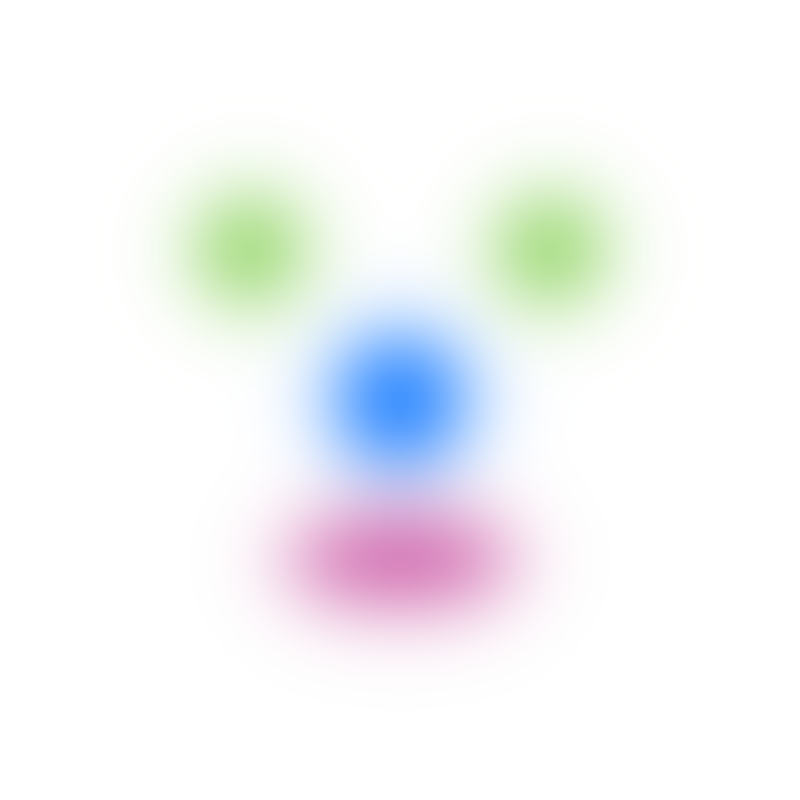
%> input picture demos/face.png, 800 x 800 px
$ octave toy_demo.m   (GNU Octave 9; MATLAB toolbox functions it lacks are replaced by stand-ins)
%> lines starting %> are read from the running program, lines starting %| are printed output that depends on the picture
%> further down, trainingImage is the input picture: size 800x800x3 uint8; mean R, G, B 244.9, 246.4, 247.8
### CCOSFIRE/colorSpaceTransform.m
function [ output ] = colorSpaceTransform( image, params)
% Convert color space from the sRGB to the L*a*b* color space.
%
% VERSION 27/01/2017
%
% If you use this script please cite the following paper:
%   B. Gecer, G. Azzopardi, and N. Petkov, “Color-blob-based
%	COSFIRE filters for Object Recognition” Image and Vision
%	Computing, vol. 57, pp. 165-174, 2017.

if strcmp(params.ColorSpace.name, 'gray')
    output = im2double(rgb2gray(uint8(image)));
end

if strcmp(params.ColorSpace.name, 'Lab')
    C = makecform('srgb2lab');
    output = (applycform(im2double(uint8(image)),C));
%> output: size 800x800x3 double; mean of channels 1, 2, 3 97, -0.1, -0.8

    output(:,:,1) = output(:,:,1) / 100;
%> output: size 800x800x3 double; mean of channels 1, 2, 3 1, -0.1, -0.8
    output(:,:,2) = (output(:,:,2) + 128) ./ 255;
%> output: size 800x800x3 double; mean of channels 1, 2, 3 1, 0.5, -0.8
    output(:,:,3) = (output(:,:,3) + 128) ./ 255;
%> output: size 800x800x3 double; mean of channels 1, 2, 3 0.97, 0.502, 0.499
end

if strcmp(params.ColorSpace.name, 'ycbcr')
    output = rgb2ycbcr(im2double(uint8(image)));
end
if strcmp(params.ColorSpace.name, 'hsv')
    output = rgb2hsv(image);
end
if strcmp(params.ColorSpace.name, 'No')
    output = image;
end

%% Gamma Correction
for alpha=params.ColorSpace.channels
    output(:,:,alpha)= imadjust(output(:,:,alpha),[0; 1],[0; 1],params.ColorSpace.gamma(alpha));
end
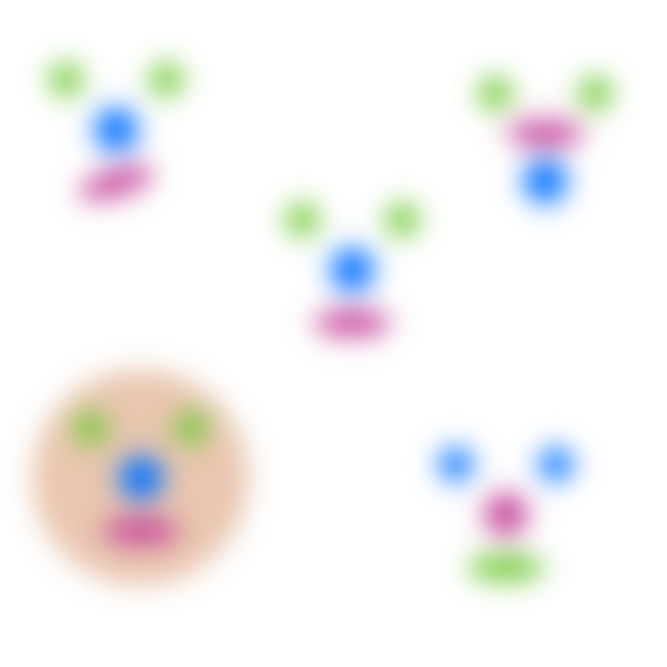
%> input picture demos/face_others.png, 2000 x 2000 px (shown at 1/3 size)
%> further down, testingImage is the input picture: size 2000x2000x3 uint8; mean R, G, B 245.3, 244.1, 243.6
%> in colorSpaceTransform (call 2), `output = (applycform(im2double(uint8(image)),C));`: output: size 2000x2000x3 double; mean of channels 1, 2, 3 96.3, 0.6, 0.4
%> in colorSpaceTransform (call 2), `output(:,:,1) = output(:,:,1) / 100;`: output: size 2000x2000x3 double; mean of channels 1, 2, 3 1, 0.6, 0.4
%> in colorSpaceTransform (call 2), `output(:,:,2) = (output(:,:,2) + 128) ./ 255;`: output: size 2000x2000x3 double; mean of channels 1, 2, 3 1, 0.5, 0.4
%> in colorSpaceTransform (call 2), `output(:,:,3) = (output(:,:,3) + 128) ./ 255;`: output: size 2000x2000x3 double; mean of channels 1, 2, 3 0.963, 0.504, 0.504

end

### CCOSFIRE/configureCCOSFIRE.m
function [ allOperators ] = configureCCOSFIRE(prototypePattern, params, center, LabSpace)
% Configure(learn) filters from a given prototype
%   prototypePattern : input image
%   params : Parameters
%   center : [row, column] Center of the filter
%   allOperators : Consist of Full+Partial operators in a cell array
%
% VERSION 27/01/2017
%
% If you use this script please cite the following paper:
%   B. Gecer, G. Azzopardi, and N. Petkov, “Color-blob-based
%	COSFIRE filters for Object Recognition” Image and Vision
%	Computing, vol. 57, pp. 165-174, 2017.

%% Process input/output arguments
if nargin <2
    params = Parameters;
end
prototypePattern = imresize(prototypePattern,params.resolution);
sz = [size(prototypePattern,1) size(prototypePattern,2)];
%> sz = [80 80]

if nargin <3
    center = round(sz/2);
%> center = [40 40]
end

if nargin <4 % Convert color space from the sRGB to the L*a*b* color space.
    LabSpace = colorSpaceTransform(prototypePattern,params);
%> in colorSpaceTransform (call 3), `output = (applycform(im2double(uint8(image)),C));`: output: size 80x80x3 double; mean of channels 1, 2, 3 97, -0.1, -0.8
%> in colorSpaceTransform (call 3), `output(:,:,1) = output(:,:,1) / 100;`: output: size 80x80x3 double; mean of channels 1, 2, 3 1, -0.1, -0.8
%> in colorSpaceTransform (call 3), `output(:,:,2) = (output(:,:,2) + 128) ./ 255;`: output: size 80x80x3 double; mean of channels 1, 2, 3 1, 0.5, -0.8
%> in colorSpaceTransform (call 3), `output(:,:,3) = (output(:,:,3) + 128) ./ 255;`: output: size 80x80x3 double; mean of channels 1, 2, 3 0.97, 0.502, 0.499
end

% Create new operators
newOperators;

% Create masks to consider only regions where there is significant color information
Masks = createMasks( LabSpace, params );

%% For each color space (a and b from Lab)

for alpha = params.ColorSpace.channels
    channel = LabSpace(:,:,alpha);

    %% For centre-on and off DoG filters
    for mu = [1 -1]
        i=1;
        dogResponses = zeros([size(channel) size(params.DOG.sigmalist,2)]);

        for sigma = mu * params.DOG.sigmalist % Size of DoGs
            dogResponses(:,:,i) = dogFilter(channel, sigma,params);
            i=i+1;
        end

        %% Find maximum superposition of all responses
        [maxesResp, parInd] = max(dogResponses,[],3);
        if params.COSFIRE.b(alpha)>0 % Blurring
            maxesResp = gaussianBlurring(maxesResp,params.COSFIRE.b(alpha));end

        %% Find Peaks

        regionalMax = maxesResp.*(maxesResp > params.COSFIRE.t1(alpha)*max(maxesResp(:)));
        while sum(sum(regionalMax>0))>0
            % Conditions
            [~,index] = max(regionalMax(:));
            [r c] = ind2sub(size(regionalMax),index);
            sigma = mu * params.DOG.sigmalist(parInd(index));
            radius = params.COSFIRE.disk_radius * abs(sigma);
            atInside = r+radius < sz(1) & c+radius < sz(2) & r-radius >0 & c-radius>0;
            [modified circle] = createDisk(regionalMax,r,c,radius,-1);
            noOverlap = sum( (regionalMax(:)~=-1) & circle(:) ) > sum(circle(:)) * params.COSFIRE.t2;

            if Masks(r,c,alpha) & atInside & noOverlap
                regionalMax = modified ;
                [phi, rho] = cart2pol(-center(2)+c, center(1)-r);
                phi = wrapTo2Pi(phi);
                fullOperator.tuples(end+1,:) = [
                    alpha , ... Color band number
                    sign(sigma), ... polarity
                    abs(sigma), ... Size of DoG
                    rho, ... Polar coordinate radius
                    phi ... Polar coordinate angle
                    ];
                %
                for jOp = 1:size(params.partial.Sz,2)
                    for iOp=1:params.partial.N
                        if norm(partialOperators{jOp,iOp}.center - [r,c]) < params.partial.Sz(jOp)
                            [phi, rho] = cart2pol(-partialOperators{jOp,iOp}.center(2)+c, partialOperators{jOp,iOp}.center(1)-r);
                            phi = wrapTo2Pi(phi);
                            partialOperators{jOp,iOp}.tuples(end+1,:) = [
                                alpha , ... Color band number
                                sign(sigma), ... polarity
                                abs(sigma), ... Size of DoG
                                rho, ... Polar coordinate radius
                                phi, ... Polar coordinate angle
                                ];
                        end
                    end
                end
            else
                % If condition for the max points does skip that point,
                % consider the next maximum value.
                regionalMax(index) = 0;
            end
        end
    end
end

if size(fullOperator.tuples,1) > params.COSFIRE.minNTuples && (strcmp(params.partial.T,'full') || strcmp(params.partial.T,'together'))
    allOperators{1} = fullOperator;
    fprintf(1,'+');
end

%% Find the most significant partial operators for each size
for jOp = 1:size(params.partial.Sz,2)
    maxV=0;
    for iOp=1:params.partial.N
        if size(partialOperators{jOp,iOp}.tuples,1) >= maxV
            maxV = size(partialOperators{jOp,iOp}.tuples,1);
            ind = iOp;
        end
    end
    if size(partialOperators{jOp,ind}.tuples,1) > params.COSFIRE.minNTuples && (strcmp(params.partial.T,'partial') || strcmp(params.partial.T,'together'))
        allOperators{end+1}= partialOperators{jOp,ind};
        fprintf(1,'-');
    end
end

end

### CCOSFIRE/newOperators.m
% Create new operators
%
% VERSION 27/01/2017
%
% If you use this script please cite the following paper:
%   B. Gecer, G. Azzopardi, and N. Petkov, “Color-blob-based
%	COSFIRE filters for Object Recognition” Image and Vision
%	Computing, vol. 57, pp. 165-174, 2017.
allOperators = {};

fullOperator.tuples = [];
fullOperator.params = params;
fullOperator.size = sz;
%> fullOperator.size = [80 80]
fullOperator.center = center;
%> fullOperator.center = [40 40]
fullOperator.partial = false;

partialOperators = cell(size(params.partial.Sz,2),params.partial.N);

for jOp = 1:size(params.partial.Sz,2)
    partials = ones(sz(1),sz(2));
    for iOp=1:params.partial.N % partialN operators are configured, than the
        % most significant one is chosen at the end.
        %rng('shuffle');
        f = find(partials);
        if size(f,1) == 0
            partials = ones(sz(1),sz(2));
            f = find(partials);
        end
        [r c] = ind2sub(size(partials),f(1+floor(rand(1)*size(f,1))));
        partials  = createDisk(partials,r,c,params.partial.Sz(jOp),0);

        partialOperators{jOp,iOp}.tuples = [];
        partialOperators{jOp,iOp}.params = params;
        partialOperators{jOp,iOp}.size = sz;
        partialOperators{jOp,iOp}.center = [r c];
        partialOperators{jOp,iOp}.partial = true;
    end
end
%> after the loop, partialOperators = 15 items

### CCOSFIRE/createMasks.m
function [ Masks ] = createMasks( LabSpace, params )
% Create masks to consider only regions where there is significant color information
%
% VERSION 27/01/2017
%
% If you use this script please cite the following paper:
%   B. Gecer, G. Azzopardi, and N. Petkov, “Color-blob-based
%	COSFIRE filters for Object Recognition” Image and Vision
%	Computing, vol. 57, pp. 165-174, 2017.

%rng('default'); % random sayilari almaya bastan basla
ratio = 0.4;
dis = 0.02;
minC = 0.5 - max(abs(min((min(LabSpace)))-0.5)*ratio,dis);
%> minC = [0.457 0.46 0.405]
maxC = 0.5 + max(abs(max((max(LabSpace)))-0.5)*ratio,dis);
%> maxC = [0.7 0.561 0.553]

for ch = params.ColorSpace.color
    Masks(:,:,ch) = (LabSpace(:,:,ch) < minC(ch) | LabSpace(:,:,ch) > maxC(ch) );
    Masks(:,:,ch) = (LabSpace(:,:,ch) < minC(ch) | LabSpace(:,:,ch) > maxC(ch) );
end
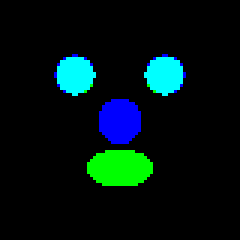
%> Masks: size 80x80x3 logical (shown 3 times larger); mean R, G, B 0, 0.0747, 0.0703
for ch = params.ColorSpace.illumination
    Masks(:,:,ch) = ones(size(LabSpace,1),size(LabSpace,2));
    for chc = params.ColorSpace.color
        Masks(:,:,ch) = Masks(:,:,ch) & ~Masks(:,:,chc);
    end
end
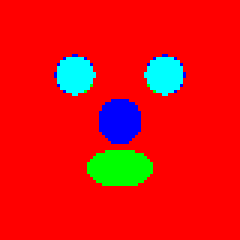
%> Masks: size 80x80x3 logical (shown 3 times larger); mean R, G, B 0.895, 0.0747, 0.0703

end

### CCOSFIRE/Parameters.m
function params = Parameters(resolution)
% Initialize parameters
%
% VERSION 27/01/2017
%
% If you use this script please cite the following paper:
%   B. Gecer, G. Azzopardi, and N. Petkov, “Color-blob-based
%	COSFIRE filters for Object Recognition” Image and Vision
%	Computing, vol. 57, pp. 165-174, 2017.

if nargin > 0 % Set the resolution to speed up
    params.resolution = resolution;
else
    params.resolution = 1;
end

% Color Space attributes
params.ColorSpace.name = 'Lab'; %['Lab','ycbcr','No']
params.ColorSpace.illumination = 1;
params.ColorSpace.color = [2 ,3];
params.ColorSpace.gamma = [0.4 1 1] ; % Gamma correction parameter look 'doc imadjust'
params.ColorSpace.channels = [params.ColorSpace.illumination params.ColorSpace.color];

% Centre/surround cell ratio (?). sigma1 = coeff* sigma2;
params.DOG.gamma = 0.5;

% Parameters of some geometric invariances
params.invariance.rotation.psilist    = 0; %(0:22.5:359)*pi/180;
params.invariance.scale.upsilonlist   = 1; %2.^(-1.5:0.3:1.5);
params.invariance.reflection          = 0; % Reflection invariance about the y-axis. 0 = do not use, 1 = use.

%% Configuration of a CCOSFIRE

% The sigma list of DoG filter (sigma)
params.DOG.sigmalist = params.resolution * (5:2.5:150);

% Threshold parameter used to suppress the input filters responses that are
% less than a fraction t1 of the maximum response
params.COSFIRE.t1 = [0.2 0.55 0.55]; % Different in each channel
%(i.e. for L a b respectively) and (0<=t1<=1)

% Minumum non-overlapping area percent of a new blob
params.COSFIRE.t2 = 0.4; % (% 0<=t2<=1)

% Sigma parameter of the Gaussian function used to blur input filter
params.COSFIRE.b = [0 0 0]* params.resolution;

% Take the disk out around matched point.
params.COSFIRE.disk_radius  = 0.96;

% Omit filters that has lower than 'minNTuples' number of tuples
params.COSFIRE.minNTuples = 10; % [0:Inf]

%% Response of a CCOSFIRE

% Sigma parameter of the Gaussian Blurring function that blurs DoG responses
params.COSFIRE.lambda = 4.5 * params.resolution;

% very small value to avoid zero values (i.e. 1e-8)
params.COSFIRE.eps = 0;

% The weight assigned to the peripherial contour parts
params.COSFIRE.mintupleweight = 0.5;

% Mean method of combining shifted filter responses
params.COSFIRE.outputweightfunction = 'geometric'; %['arithmetic','geometric']

params.conc = 0; % concatenation of responses of channels, 0: reponse of
%all channels, 1: response of only first channel i.e. L*.

%% Part(Partial) - Pattern(Full) Selectivity Options

params.partial.T = 'together' ; ['partial','full','together']; % Use any or both of them.
params.partial.Sz =  [120 120 120 120 120]* params.resolution; % Size of parts
params.partial.N = 3 ; % Number of randomly chosen regions for each part

### demos/toy_demo.m
% Training a COSFIRE filter for the toy image and applying to the test
% image (see Figure 3-5)
%
% VERSION 27/01/2017
%
% If you use this script please cite the following paper:
%   B. Gecer, G. Azzopardi, and N. Petkov, “Color-blob-based
%	COSFIRE filters for Object Recognition” Image and Vision
%	Computing, vol. 57, pp. 165-174, 2017.

addpath('../CCOSFIRE');

%% Parameters
params = Parameters(1);
params.resolution = 0.1; % To obtain better filters and results increase this.(i.e. 1 means use original sizes)
params.ColorSpace.name = 'Lab';
params.ColorSpace.gamma = [1 1 1];
params.DOG.sigmalist = (60:3:102)*params.resolution;
params.COSFIRE.t1 = [0.8 0.5 0.5];
params.COSFIRE.minNTuples = 1;
params.COSFIRE.lambda = 0;
params.partial.T = 'full' ; ['partial','full','together'];

%% L a b channels
trainingImage = imread('face.png');
trainingImageLab = colorSpaceTransform(trainingImage,params);
testingImage = imread('face_others.png');
testingImageLab = colorSpaceTransform(testingImage,params);

%% Configuration
operator = configureCCOSFIRE(trainingImage, params)
%> the loop in configureCCOSFIRE, `for alpha = params.ColorSpace.channels` made 1 pass
%> pass 1, in configureCCOSFIRE, `channel = LabSpace(:,:,alpha);`:
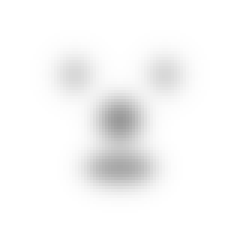
%> channel: size 80x80 double (shown 3 times larger); min 0.608, max 1, mean 0.97
%> the run ends on the next line
